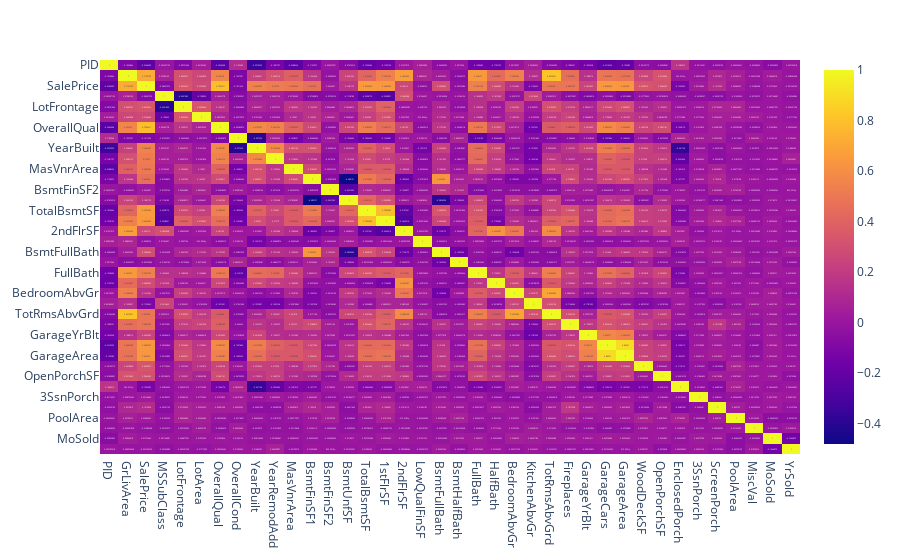

The code cell stored with this chart in its notebook:
### Code cell
import plotly.express as plt
fig_corr_numerical = plt.imshow(corr_numerical_matrix, text_auto=True, aspect="auto")
fig_corr_numerical.show()
#fig_corr_numerical.write_html("independent.html")

### Figure 1 — Plotly figure (JSON) as saved in the notebook; plotly's stock layout.template omitted (floating-point values rounded to 4 significant figures; data arrays with more than 128 entries replaced by an {"elided": "..."} marker saying what was removed)
{"data": [{"coloraxis": "coloraxis", "hovertemplate": "x: %{x}<br>y: %{y}<br>color: %{z}<extra></extra>", "name": "0", "texttemplate": "%{z}", "type": "heatmap", "x": ["PID", "GrLivArea", "SalePrice", "MSSubClass", "LotFrontage", "LotArea", "OverallQual", "OverallCond", "YearBuilt", "YearRemodAdd", "MasVnrArea", "BsmtFinSF1", "BsmtFinSF2", "BsmtUnfSF", "TotalBsmtSF", "1stFlrSF", "2ndFlrSF", "LowQualFinSF", "BsmtFullBath", "BsmtHalfBath", "FullBath", "HalfBath", "BedroomAbvGr", "KitchenAbvGr", "TotRmsAbvGrd", "Fireplaces", "GarageYrBlt", "GarageCars", "GarageArea", "WoodDeckSF", "OpenPorchSF", "EnclosedPorch", "3SsnPorch", "ScreenPorch", "PoolArea", "MiscVal", "MoSold", "YrSold"], "xaxis": "x", "y": ["PID", "GrLivArea", "SalePrice", "MSSubClass", "LotFrontage", "LotArea", "OverallQual", "OverallCond", "YearBuilt", "YearRemodAdd", "MasVnrArea", "BsmtFinSF1", "BsmtFinSF2", "BsmtUnfSF", "TotalBsmtSF", "1stFlrSF", "2ndFlrSF", "LowQualFinSF", "BsmtFullBath", "BsmtHalfBath", "FullBath", "HalfBath", "BedroomAbvGr", "KitchenAbvGr", "TotRmsAbvGrd", "Fireplaces", "GarageYrBlt", "GarageCars", "GarageArea", "WoodDeckSF", "OpenPorchSF", "EnclosedPorch", "3SsnPorch", "ScreenPorch", "PoolArea", "MiscVal", "MoSold", "YrSold"], "yaxis": "y", "z": {"elided": "38x38 float values"}}], "layout": {"coloraxis": {"colorscale": [[0, "#0d0887"], [0.1111, "#46039f"], [0.2222, "#7201a8"], [0.3333, "#9c179e"], [0.4444, "#bd3786"], [0.5556, "#d8576b"], [0.6667, "#ed7953"], [0.7778, "#fb9f3a"], [0.8889, "#fdca26"], [1, "#f0f921"]]}, "margin": {"t": 60}, "xaxis": {"anchor": "y", "domain": [0, 1]}, "yaxis": {"anchor": "x", "autorange": "reversed", "domain": [0, 1]}}}
